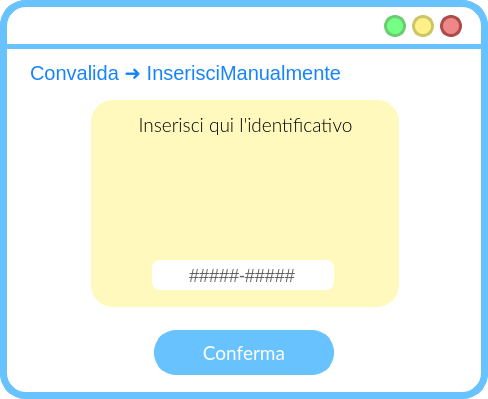
<?xml version="1.0" encoding="UTF-8"?>
<ui version="4.0">
 <class>MainWindow</class>
 <widget class="QMainWindow" name="MainWindow">
  <property name="geometry">
   <rect>
    <x>0</x>
    <y>0</y>
    <width>488</width>
    <height>399</height>
   </rect>
  </property>
  <property name="windowTitle">
   <string>MainWindow</string>
  </property>
  <property name="styleSheet">
   <string notr="true">QWidget{
background:rgb(255, 255, 255);
border-radius:26px;
border-color:rgb(104, 194, 253);
border-style: solid;
border-width:7;
}
QLabel{
border-width:0;
font: 20pt &quot;Lato Light&quot;;
}
QLineEdit{
border-width:0;
font: 14pt &quot;Lato Light&quot;;
}
QAbstractItemView {
    border: 3px solid  rgb(104, 194, 253);  
border-radius:8px;
  selection-background-color:  rgb(104, 194, 253);
margin:-2px;
text-align:center;
border-width:5;
}</string>
  </property>
  <widget class="QWidget" name="centralwidget">
   <widget class="QLabel" name="label">
    <property name="geometry">
     <rect>
      <x>0</x>
      <y>44</y>
      <width>641</width>
      <height>5</height>
     </rect>
    </property>
    <property name="styleSheet">
     <string notr="true">background-color:rgb(104, 194, 253);</string>
    </property>
    <property name="text">
     <string/>
    </property>
   </widget>
   <widget class="QPushButton" name="reduceButton">
    <property name="geometry">
     <rect>
      <x>384</x>
      <y>15</y>
      <width>22</width>
      <height>22</height>
     </rect>
    </property>
    <property name="sizePolicy">
     <sizepolicy hsizetype="Fixed" vsizetype="Fixed">
      <horstretch>0</horstretch>
      <verstretch>0</verstretch>
     </sizepolicy>
    </property>
    <property name="minimumSize">
     <size>
      <width>22</width>
      <height>22</height>
     </size>
    </property>
    <property name="maximumSize">
     <size>
      <width>24</width>
      <height>24</height>
     </size>
    </property>
    <property name="cursor">
     <cursorShape>PointingHandCursor</cursorShape>
    </property>
    <property name="styleSheet">
     <string notr="true">QPushButton{
 background-color:#76ff85;
 border-style: solid;
 border-radius:11px;
font: 18pt &quot;Candara&quot;;
border-color:#6bcc73;
border-width:3;
}

QPushButton::pressed{
	background-color : white;
	border-color:#6bcc73;
	border-width:3;
}
</string>
    </property>
    <property name="text">
     <string/>
    </property>
   </widget>
   <widget class="QPushButton" name="exitButton">
    <property name="geometry">
     <rect>
      <x>440</x>
      <y>15</y>
      <width>22</width>
      <height>22</height>
     </rect>
    </property>
    <property name="sizePolicy">
     <sizepolicy hsizetype="Fixed" vsizetype="Fixed">
      <horstretch>0</horstretch>
      <verstretch>0</verstretch>
     </sizepolicy>
    </property>
    <property name="minimumSize">
     <size>
      <width>22</width>
      <height>22</height>
     </size>
    </property>
    <property name="maximumSize">
     <size>
      <width>24</width>
      <height>24</height>
     </size>
    </property>
    <property name="cursor">
     <cursorShape>PointingHandCursor</cursorShape>
    </property>
    <property name="styleSheet">
     <string notr="true">QPushButton{
 background-color:#ee8888;
 border-style: solid;
 border-radius:11px;
font: 18pt &quot;Candara&quot;;
border-color:#ae4a4a;
border-width:3;
}

QPushButton::pressed{
	background-color : white;
	border-color:#ae4a4a;
	border-width:3;
}
</string>
    </property>
    <property name="text">
     <string/>
    </property>
   </widget>
   <widget class="QPushButton" name="maximizeButton">
    <property name="geometry">
     <rect>
      <x>412</x>
      <y>15</y>
      <width>22</width>
      <height>22</height>
     </rect>
    </property>
    <property name="sizePolicy">
     <sizepolicy hsizetype="Fixed" vsizetype="Fixed">
      <horstretch>0</horstretch>
      <verstretch>0</verstretch>
     </sizepolicy>
    </property>
    <property name="minimumSize">
     <size>
      <width>20</width>
      <height>20</height>
     </size>
    </property>
    <property name="maximumSize">
     <size>
      <width>24</width>
      <height>24</height>
     </size>
    </property>
    <property name="cursor">
     <cursorShape>PointingHandCursor</cursorShape>
    </property>
    <property name="styleSheet">
     <string notr="true">QPushButton{
 background-color:#fff08c	;
 border-style: solid;
 border-radius:11px;
font: 18pt &quot;Candara&quot;;
border-color:#ccc664;
border-width:3;
}

QPushButton::pressed{
	background-color : white;
	border-color:#ccc664;
	border-width:3;
}
</string>
    </property>
    <property name="text">
     <string/>
    </property>
   </widget>
   <widget class="QLabel" name="titoloLabel">
    <property name="geometry">
     <rect>
      <x>30</x>
      <y>57</y>
      <width>361</width>
      <height>31</height>
     </rect>
    </property>
    <property name="styleSheet">
     <string notr="true">font-size: 20px;
text-align: left;
background-color: rgba(255, 255, 255,0);
color: #1684FC;
font: 14pt &quot;Lato&quot;;</string>
    </property>
    <property name="text">
     <string>Convalida ➜ InserisciManualmente</string>
    </property>
   </widget>
   <widget class="QLabel" name="label_3">
    <property name="geometry">
     <rect>
      <x>20</x>
      <y>10</y>
      <width>361</width>
      <height>31</height>
     </rect>
    </property>
    <property name="cursor">
     <cursorShape>SizeAllCursor</cursorShape>
    </property>
    <property name="styleSheet">
     <string notr="true">color: rgba(255, 255, 255,0);
background-color:rgba(255, 255, 255,0);</string>
    </property>
    <property name="text">
     <string/>
    </property>
   </widget>
   <widget class="QLabel" name="previousButton">
    <property name="geometry">
     <rect>
      <x>420</x>
      <y>60</y>
      <width>38</width>
      <height>38</height>
     </rect>
    </property>
    <property name="font">
     <font>
      <family>Lato Light</family>
      <pointsize>20</pointsize>
      <weight>50</weight>
      <italic>false</italic>
      <bold>false</bold>
     </font>
    </property>
    <property name="cursor">
     <cursorShape>PointingHandCursor</cursorShape>
    </property>
    <property name="styleSheet">
     <string notr="true">QLabel{
left: 679px;
top: 140px;
width: 38px;
height: 38px;
border-radius: 33px;
background-color: rgba(173, 237, 255, 0);
}</string>
    </property>
    <property name="text">
     <string/>
    </property>
    <property name="pixmap">
     <pixmap>res/arrow_back_FILL1_wght700_GRAD200_opsz48_risultato.png</pixmap>
    </property>
    <property name="scaledContents">
     <bool>true</bool>
    </property>
    <property name="margin">
     <number>0</number>
    </property>
   </widget>
   <widget class="QLabel" name="label_2">
    <property name="geometry">
     <rect>
      <x>91</x>
      <y>100</y>
      <width>308</width>
      <height>207</height>
     </rect>
    </property>
    <property name="styleSheet">
     <string notr="true">QLabel{
left: 368px;
top: 159px;
width: 190px;
height: 185px;
line-height: 20px;
border-radius: 22px;
background-color: rgb(255, 249, 190);
color: rgba(16, 16, 16, 100);
font-size: 14px;
text-align: center;

}</string>
    </property>
    <property name="text">
     <string/>
    </property>
    <property name="scaledContents">
     <bool>true</bool>
    </property>
    <property name="margin">
     <number>17</number>
    </property>
   </widget>
   <widget class="QLabel" name="label_4">
    <property name="geometry">
     <rect>
      <x>200</x>
      <y>150</y>
      <width>100</width>
      <height>100</height>
     </rect>
    </property>
    <property name="styleSheet">
     <string notr="true">QLabel{
left: 368px;
top: 159px;
width: 190px;
height: 185px;
line-height: 20px;
border-radius: 22px;
background-color: rgb(255, 249, 190);
color: rgba(16, 16, 16, 100);
font-size: 14px;
text-align: center;

}</string>
    </property>
    <property name="text">
     <string/>
    </property>
    <property name="pixmap">
     <pixmap>res/qr_code_2_FILL1_wght600_GRAD200_opsz48_risultato.png</pixmap>
    </property>
    <property name="scaledContents">
     <bool>true</bool>
    </property>
    <property name="margin">
     <number>0</number>
    </property>
   </widget>
   <widget class="QLabel" name="label_5">
    <property name="geometry">
     <rect>
      <x>10</x>
      <y>100</y>
      <width>471</width>
      <height>51</height>
     </rect>
    </property>
    <property name="font">
     <font>
      <family>Lato Light</family>
      <pointsize>14</pointsize>
      <weight>50</weight>
      <italic>false</italic>
      <bold>false</bold>
     </font>
    </property>
    <property name="styleSheet">
     <string notr="true">QLabel{
font: 14pt &quot;Lato Light&quot;;
background-color: rgba(255, 255, 255,0);
}</string>
    </property>
    <property name="text">
     <string>&lt;html&gt;&lt;head/&gt;&lt;body&gt;&lt;p align=&quot;center&quot;&gt;Inserisci qui l'identificativo&lt;/p&gt;&lt;/body&gt;&lt;/html&gt;</string>
    </property>
   </widget>
   <widget class="QLineEdit" name="idLineEdit">
    <property name="geometry">
     <rect>
      <x>152</x>
      <y>260</y>
      <width>182</width>
      <height>30</height>
     </rect>
    </property>
    <property name="styleSheet">
     <string notr="true">left: 122px;
top: 304px;
width: 182px;
height: 30px;
border-radius: 8px;
background-color: rgba(255, 255, 255);
color: rgba(96, 96, 96);
font-size: 18px;
text-align: center;

border: 2px solid rgba(255, 255, 255);</string>
    </property>
    <property name="inputMask">
     <string>&gt;AAAAA-AAAAA;#</string>
    </property>
    <property name="text">
     <string>-</string>
    </property>
    <property name="alignment">
     <set>Qt::AlignCenter</set>
    </property>
    <property name="placeholderText">
     <string>C1098293</string>
    </property>
   </widget>
   <widget class="QPushButton" name="confermaButton">
    <property name="geometry">
     <rect>
      <x>154</x>
      <y>330</y>
      <width>180</width>
      <height>45</height>
     </rect>
    </property>
    <property name="font">
     <font>
      <family>Lato</family>
      <pointsize>14</pointsize>
      <weight>50</weight>
      <italic>false</italic>
      <bold>false</bold>
     </font>
    </property>
    <property name="cursor">
     <cursorShape>PointingHandCursor</cursorShape>
    </property>
    <property name="autoFillBackground">
     <bool>false</bool>
    </property>
    <property name="styleSheet">
     <string notr="true">QPushButton{
 background-color:rgb(104, 194, 253);
 border-style: solid;
 border-radius:22px;
color: rgb(255, 255, 255);
font: 14pt &quot;Lato&quot;;
}

QPushButton::hover{


	border-color : rgb(15, 138, 204);
	color: white;
border-width:0;
}

QPushButton::pressed{
	border-color:rgb(104, 194, 253);
	border-width:4;
	background-color : white;
	color:rgb(104, 194, 253);
}
</string>
    </property>
    <property name="text">
     <string>Conferma</string>
    </property>
   </widget>
  </widget>
 </widget>
 <resources>
  <include location="../../../AppData/Local/Temp/res.qrc"/>
  <include location="../../../AppData/Local/Temp/res/res.qrc"/>
 </resources>
 <connections/>
</ui>
